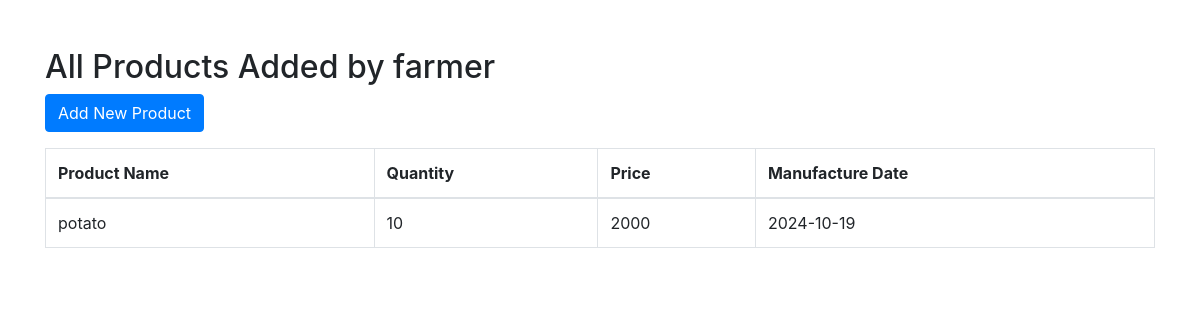
Screenshot of /farmer/products (signed in) with the database file from the repository.
### app.py (models this page shows, shortened)
class Product(db.Model):
    id = db.Column(db.Integer, primary_key=True)
    name = db.Column(db.String(80), nullable=False)
    quantity = db.Column(db.Integer, nullable=False)
    price = db.Column(db.Integer, nullable=False)
    farmer_name = db.Column(db.String(80), nullable=False)
    manufacture_date = db.Column(db.Date, nullable=False, default=datetime.utcnow)
    farmer_id = db.Column(db.Integer, db.ForeignKey('user.id'), nullable=False)

### app.py (the view)
@app.route('/farmer/products')
def view_all_farmer_products():
    if 'role' in session and session['role'] == 'farmer':
        products = Product.query.filter_by(farmer_id=session['user_id']).all()
        return render_template('farmer_products.html', products=products)
    return redirect(url_for('login'))

### templates/farmer_products.html (shortened to what this page needs)
<!DOCTYPE html>
<html lang="en">
<head>
    <link rel="stylesheet" href="https://stackpath.bootstrapcdn.com/bootstrap/4.5.2/css/bootstrap.min.css">
</head>
<body>
    <div class="container mt-5">
        <h2>All Products Added by {{ session['username'] }}</h2>
        <a href="{{ url_for('add_product') }}" class="btn btn-primary mb-3">Add New Product</a>
        <table class="table table-bordered">
            <thead>
                <tr>
                    <th>Product Name</th>
                    <th>Quantity</th>
                    <th>Price</th>
                    <th>Manufacture Date</th>
                </tr>
            </thead>
            <tbody>
                {% for product in products %}
                <tr>
                    <td>{{ product.name }}</td>
                    <td>{{ product.quantity }}</td>
                    <td>{{ product.price }}</td>
                    <td>{{ product.manufacture_date.strftime('%Y-%m-%d') }}</td>
                </tr>
                {% else %}
                <tr>
                    <td colspan="4" class="text-center">No products added yet.</td>
                </tr>
                {% endfor %}
            </tbody>
        </table>
    </div>
</body>
</html>

### rows the page displays
Product: username "farmer", name "potato", quantity "10", price "2000", manufacture_date "2024-10-19"
